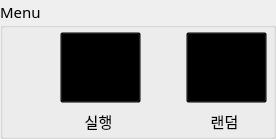
             <widget class="QGroupBox" name="gb_menu">
              <property name="font">
               <font>
                <family>LINE Seed Sans</family>
                <pointsize>11</pointsize>
               </font>
              </property>
              <property name="cursor">
               <cursorShape>ArrowCursor</cursorShape>
              </property>
              <property name="title">
               <string>Menu</string>
              </property>
              <widget class="QPushButton" name="pb_start">
               <property name="geometry">
                <rect>
                 <x>60</x>
                 <y>32</y>
                 <width>81</width>
                 <height>71</height>
                </rect>
               </property>
               <property name="cursor">
                <cursorShape>PointingHandCursor</cursorShape>
               </property>
               <property name="toolTip">
                <string>&lt;html&gt;&lt;head/&gt;&lt;body&gt;&lt;p&gt;스케줄링을 시작합니다.&lt;/p&gt;&lt;/body&gt;&lt;/html&gt;</string>
               </property>
               <property name="styleSheet">
                <string notr="true">background-color: rgba(0, 0, 0, 0.0)</string>
               </property>
               <property name="text">
                <string/>
               </property>
               <property name="icon">
                <iconset>
                 <normaloff>logo/exe.png</normaloff>logo/exe.png</iconset>
               </property>
               <property name="iconSize">
                <size>
                 <width>70</width>
                 <height>70</height>
                </size>
               </property>
              </widget>
              <widget class="QLabel" name="lb_start">
               <property name="geometry">
                <rect>
                 <x>60</x>
                 <y>112</y>
                 <width>77</width>
                 <height>18</height>
                </rect>
               </property>
               <property name="font">
                <font>
                 <family>LINE Seed Sans KR</family>
                </font>
               </property>
               <property name="text">
                <string>실행</string>
               </property>
               <property name="alignment">
                <set>Qt::AlignCenter</set>
               </property>
              </widget>
              <widget class="QPushButton" name="pb_random">
               <property name="geometry">
                <rect>
                 <x>186</x>
                 <y>32</y>
                 <width>81</width>
                 <height>71</height>
                </rect>
               </property>
               <property name="cursor">
                <cursorShape>PointingHandCursor</cursorShape>
               </property>
               <property name="toolTip">
                <string>&lt;html&gt;&lt;head/&gt;&lt;body&gt;&lt;p&gt;스케줄링을 시작합니다.&lt;/p&gt;&lt;/body&gt;&lt;/html&gt;</string>
               </property>
               <property name="styleSheet">
                <string notr="true">background-color: rgba(0, 0, 0, 0.0)</string>
               </property>
               <property name="text">
                <string/>
               </property>
               <property name="icon">
                <iconset>
                 <normaloff>logo/random.png</normaloff>logo/random.png</iconset>
               </property>
               <property name="iconSize">
                <size>
                 <width>70</width>
                 <height>70</height>
                </size>
               </property>
              </widget>
              <widget class="QLabel" name="lb_random">
               <property name="geometry">
                <rect>
                 <x>186</x>
                 <y>112</y>
                 <width>77</width>
                 <height>18</height>
                </rect>
               </property>
               <property name="font">
                <font>
                 <family>LINE Seed Sans KR</family>
                </font>
               </property>
               <property name="text">
                <string>랜덤</string>
               </property>
               <property name="alignment">
                <set>Qt::AlignCenter</set>
               </property>
              </widget>
             </widget>
